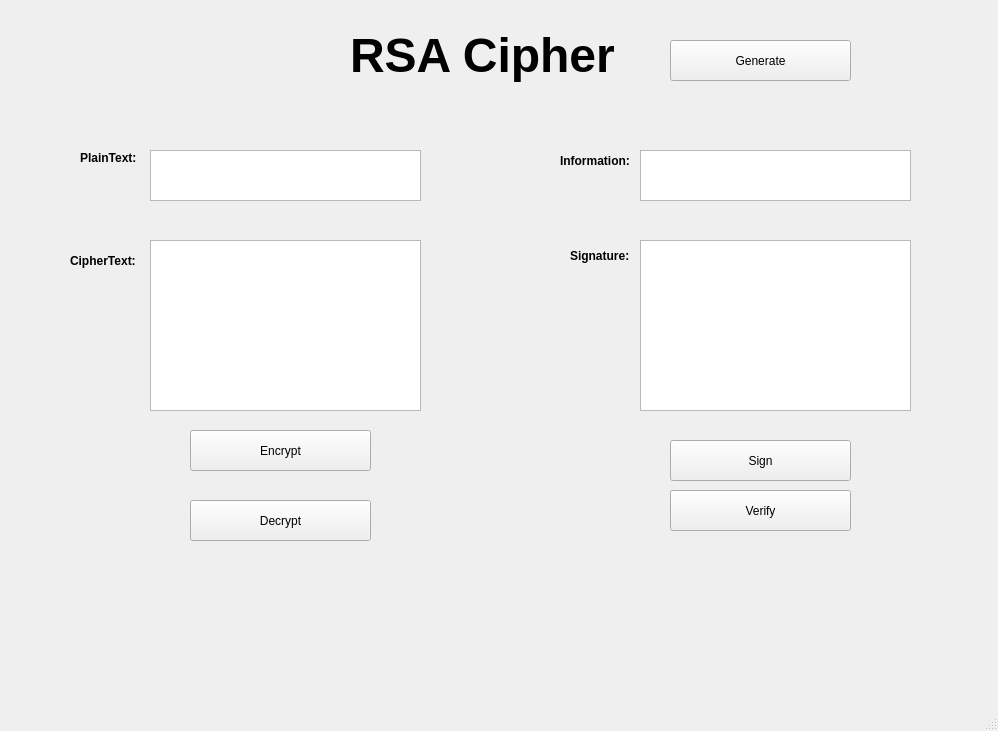
<?xml version="1.0" encoding="UTF-8"?>
<ui version="4.0">
 <class>MainWindow</class>
 <widget class="QMainWindow" name="MainWindow">
  <property name="geometry">
   <rect>
    <x>0</x>
    <y>0</y>
    <width>998</width>
    <height>731</height>
   </rect>
  </property>
  <property name="windowTitle">
   <string>MainWindow</string>
  </property>
  <widget class="QWidget" name="centralwidget">
   <widget class="QLabel" name="label">
    <property name="geometry">
     <rect>
      <x>350</x>
      <y>10</y>
      <width>331</width>
      <height>91</height>
     </rect>
    </property>
    <property name="font">
     <font>
      <pointsize>36</pointsize>
      <weight>75</weight>
      <bold>true</bold>
     </font>
    </property>
    <property name="text">
     <string>RSA Cipher</string>
    </property>
   </widget>
   <widget class="QLabel" name="label_2">
    <property name="geometry">
     <rect>
      <x>80</x>
      <y>150</y>
      <width>61</width>
      <height>16</height>
     </rect>
    </property>
    <property name="font">
     <font>
      <weight>75</weight>
      <bold>true</bold>
     </font>
    </property>
    <property name="text">
     <string>PlainText:</string>
    </property>
   </widget>
   <widget class="QLabel" name="label_3">
    <property name="geometry">
     <rect>
      <x>70</x>
      <y>250</y>
      <width>71</width>
      <height>21</height>
     </rect>
    </property>
    <property name="font">
     <font>
      <weight>75</weight>
      <bold>true</bold>
     </font>
    </property>
    <property name="text">
     <string>CipherText:</string>
    </property>
   </widget>
   <widget class="QLabel" name="label_4">
    <property name="geometry">
     <rect>
      <x>560</x>
      <y>150</y>
      <width>71</width>
      <height>21</height>
     </rect>
    </property>
    <property name="font">
     <font>
      <weight>75</weight>
      <bold>true</bold>
     </font>
    </property>
    <property name="text">
     <string>Information:</string>
    </property>
   </widget>
   <widget class="QLabel" name="label_5">
    <property name="geometry">
     <rect>
      <x>570</x>
      <y>240</y>
      <width>61</width>
      <height>31</height>
     </rect>
    </property>
    <property name="font">
     <font>
      <weight>75</weight>
      <bold>true</bold>
     </font>
    </property>
    <property name="text">
     <string>Signature:</string>
    </property>
   </widget>
   <widget class="QPlainTextEdit" name="txt_plaintext">
    <property name="geometry">
     <rect>
      <x>150</x>
      <y>150</y>
      <width>271</width>
      <height>51</height>
     </rect>
    </property>
   </widget>
   <widget class="QPlainTextEdit" name="txt_information">
    <property name="geometry">
     <rect>
      <x>640</x>
      <y>150</y>
      <width>271</width>
      <height>51</height>
     </rect>
    </property>
   </widget>
   <widget class="QPlainTextEdit" name="txt_ciphertext">
    <property name="geometry">
     <rect>
      <x>150</x>
      <y>240</y>
      <width>271</width>
      <height>171</height>
     </rect>
    </property>
   </widget>
   <widget class="QPlainTextEdit" name="txt_signature">
    <property name="geometry">
     <rect>
      <x>640</x>
      <y>240</y>
      <width>271</width>
      <height>171</height>
     </rect>
    </property>
   </widget>
   <widget class="QToolButton" name="btn_encrypt">
    <property name="geometry">
     <rect>
      <x>190</x>
      <y>430</y>
      <width>181</width>
      <height>41</height>
     </rect>
    </property>
    <property name="text">
     <string>Encrypt</string>
    </property>
   </widget>
   <widget class="QToolButton" name="btn_decrypt">
    <property name="geometry">
     <rect>
      <x>190</x>
      <y>500</y>
      <width>181</width>
      <height>41</height>
     </rect>
    </property>
    <property name="text">
     <string>Decrypt</string>
    </property>
   </widget>
   <widget class="QToolButton" name="btn_verify">
    <property name="geometry">
     <rect>
      <x>670</x>
      <y>490</y>
      <width>181</width>
      <height>41</height>
     </rect>
    </property>
    <property name="text">
     <string>Verify</string>
    </property>
   </widget>
   <widget class="QToolButton" name="btn_sign">
    <property name="geometry">
     <rect>
      <x>670</x>
      <y>440</y>
      <width>181</width>
      <height>41</height>
     </rect>
    </property>
    <property name="text">
     <string>Sign</string>
    </property>
   </widget>
   <widget class="QToolButton" name="btn_generate">
    <property name="geometry">
     <rect>
      <x>670</x>
      <y>40</y>
      <width>181</width>
      <height>41</height>
     </rect>
    </property>
    <property name="text">
     <string>Generate</string>
    </property>
   </widget>
  </widget>
  <widget class="QMenuBar" name="menubar">
   <property name="geometry">
    <rect>
     <x>0</x>
     <y>0</y>
     <width>998</width>
     <height>21</height>
    </rect>
   </property>
  </widget>
  <widget class="QStatusBar" name="statusbar"/>
 </widget>
 <resources/>
 <connections/>
</ui>
